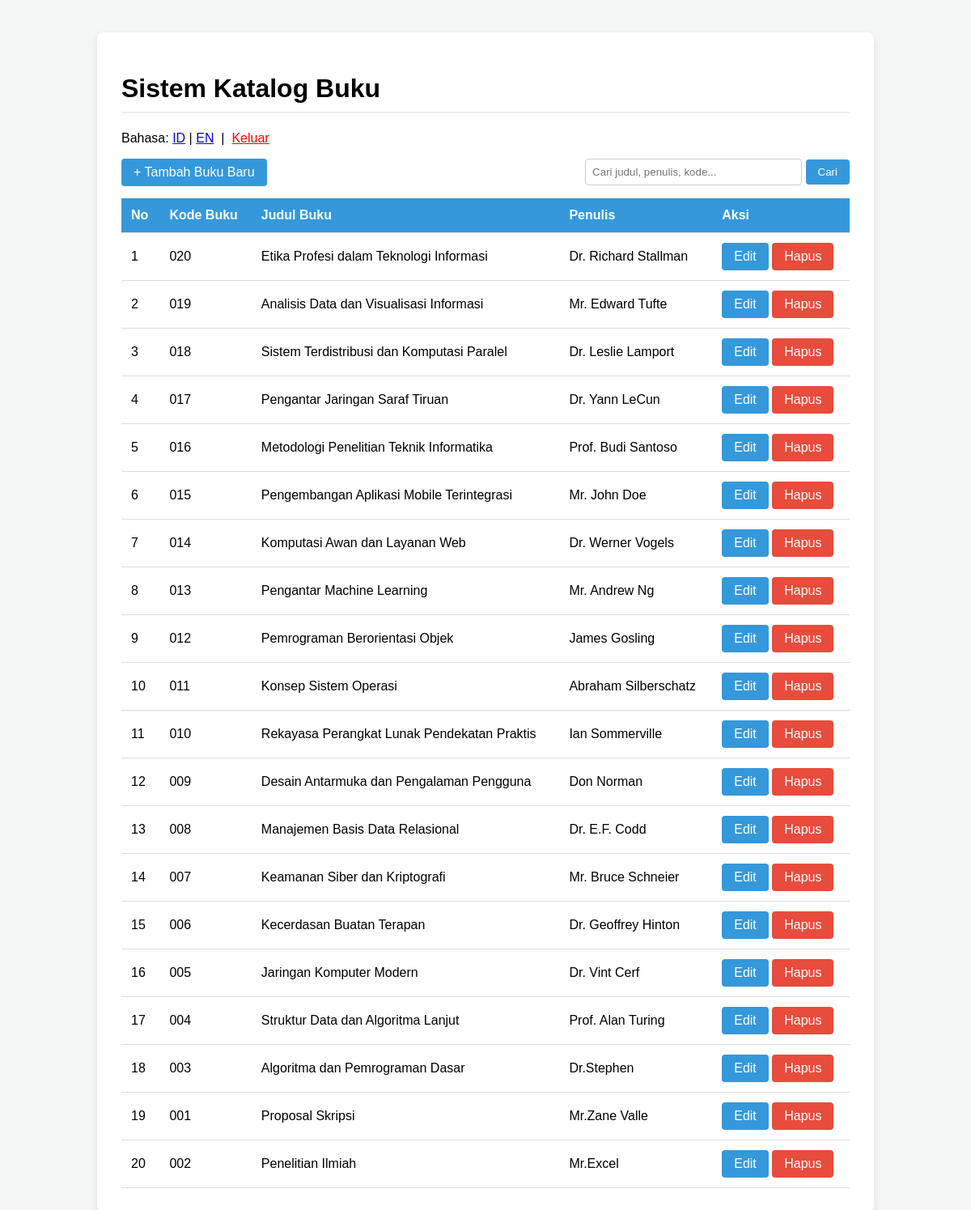
/index.php (signed in), run on the app's committed database.
### tables this page shows
CREATE TABLE `buku` (
  `id` int(11) NOT NULL,
  `kode_buku` varchar(20) NOT NULL,
  `judul` varchar(150) NOT NULL,
  `penulis` varchar(100) NOT NULL
);

### lang.php (called while the page is built, shortened)
<?php
$lang = isset($_SESSION['lang']) ? $_SESSION['lang'] : 'id';
$kamus = [
    'id' => [
        'title' => 'Sistem Katalog Buku',
        'login_title' => 'Masuk ke Sistem',
        'login_btn' => 'Masuk',
        'logout' => 'Keluar',
        'add' => 'Tambah Buku Baru',
        'kode' => 'Kode Buku',
        'judul' => 'Judul Buku',
        'penulis' => 'Penulis',
        'action' => 'Aksi',
        'save' => 'Simpan Data',
        'edit' => 'Ubah',
        'delete' => 'Hapus',
        'cancel' => 'Batal',
        'search_placeholder' => 'Cari judul, penulis, kode...',
        'search_btn' => 'Cari',
        'reset_btn' => 'Reset'
    ],
    'en' => [
        'title' => 'Book Catalog System',
        'login_title' => 'Login to System',
        'login_btn' => 'Login',
        'logout' => 'Logout',
        'add' => 'Add New Book',
        'kode' => 'Book Code',
        'judul' => 'Book Title',
        'penulis' => 'Author',
        'action' => 'Action',
        'save' => 'Save Data',
        'edit' => 'Edit',
        'delete' => 'Delete',
        'cancel' => 'Cancel',
        'search_placeholder' => 'Search title, author, code...',
        'search_btn' => 'Search',
        'reset_btn' => 'Reset'
    ]
];
function t($key) {
    global $kamus, $lang;
    return $kamus[$lang][$key];
}
?>

### index.php (the view, shortened to what this page needs)
<?php
require 'config.php';
require 'lang.php';
$keyword = "";
if (isset($_GET['keyword'])) {
    $keyword = htmlspecialchars($_GET['keyword']);
    $query = "SELECT * FROM buku WHERE judul LIKE '%$keyword%' OR penulis LIKE '%$keyword%' OR kode_buku LIKE '%$keyword%' ORDER BY id DESC";
} else {
    $query = "SELECT * FROM buku ORDER BY id DESC";
}
$buku = mysqli_query($conn, $query);
?>
<!DOCTYPE html>
<html>
<head>
</head>
<body>
    <div class="container">
        <h1><?= t('title') ?></h1>
        <p>Bahasa: <a href="?lang=id">ID</a> | <a href="?lang=en">EN</a> &nbsp;|&nbsp; <a href="logout.php" style="color:red;"><?= t('logout') ?></a></p>
        <div class="toolbar">
            <a href="tambah.php" class="btn">+ <?= t('add') ?></a>
            <form action="" method="GET" class="search-box">
                <input type="text" name="keyword" value="<?= $keyword; ?>" placeholder="<?= t('search_placeholder') ?>">
                <button type="submit" class="btn"><?= t('search_btn') ?></button>
            </form>
        </div>
        <table>
            <tr>
                <th>No</th><th><?= t('kode') ?></th><th><?= t('judul') ?></th><th><?= t('penulis') ?></th><th><?= t('action') ?></th>
            </tr>
            <?php $no = 1; if(mysqli_num_rows($buku) > 0) : while ($row = mysqli_fetch_assoc($buku)) : ?>
            <tr>
                <td><?= $no++; ?></td>
                <td><?= htmlspecialchars($row["kode_buku"]); ?></td>
                <td><?= htmlspecialchars($row["judul"]); ?></td>
                <td><?= htmlspecialchars($row["penulis"]); ?></td>
                <td>
                    <a href="edit.php?id=<?= $row['id']; ?>" class="btn">Edit</a>
                    <a href="hapus.php?id=<?= $row['id']; ?>" class="btn btn-danger" onclick="return confirm('Yakin?');">Hapus</a>
                </td>
            </tr>
            <?php endwhile; else: ?>
            <tr><td colspan="5" style="text-align:center;">Data tidak ditemukan.</td></tr>
            <?php endif; ?>
        </table>
    </div>
</body>
</html>

### index.php (style rules this page uses)
body { font-family: sans-serif; background: #f4f7f6; margin: 0; padding: 40px 20px; }
.container { max-width: 900px; margin: 0 auto; background: #fff; padding: 30px; border-radius: 8px; box-shadow: 0 4px 10px rgba(0,0,0,0.1); }
h1 { border-bottom: 2px solid #eee; padding-bottom: 10px; }
table { width: 100%; border-collapse: collapse; margin-top: 15px; }
th, td { padding: 12px; text-align: left; border-bottom: 1px solid #ddd; }
th { background-color: #3498db; color: white; }
.btn { display: inline-block; background: #3498db; color: white; padding: 8px 15px; border-radius: 4px; text-decoration: none; border: none; cursor: pointer; }
.btn-danger { background: #e74c3c; }
.toolbar { display: flex; justify-content: space-between; align-items: center; flex-wrap: wrap; margin-bottom: 15px; }
.search-box input[type=text] { padding: 8px; border: 1px solid #ccc; border-radius: 4px; width: 250px; }

### data on the page
buku: kode_buku "020", judul "Etika Profesi dalam Teknologi Informasi", penulis "Dr. Richard Stallman"
buku: kode_buku "019", judul "Analisis Data dan Visualisasi Informasi", penulis "Mr. Edward Tufte"
buku: kode_buku "018", judul "Sistem Terdistribusi dan Komputasi Paralel", penulis "Dr. Leslie Lamport"
buku: kode_buku "017", judul "Pengantar Jaringan Saraf Tiruan", penulis "Dr. Yann LeCun"
buku: kode_buku "016", judul "Metodologi Penelitian Teknik Informatika", penulis "Prof. Budi Santoso"
buku: kode_buku "015", judul "Pengembangan Aplikasi Mobile Terintegrasi", penulis "Mr. John Doe"
buku: kode_buku "014", judul "Komputasi Awan dan Layanan Web", penulis "Dr. Werner Vogels"
buku: kode_buku "013", judul "Pengantar Machine Learning", penulis "Mr. Andrew Ng"
buku: kode_buku "012", judul "Pemrograman Berorientasi Objek", penulis "James Gosling"
buku: kode_buku "011", judul "Konsep Sistem Operasi", penulis "Abraham Silberschatz"
buku: kode_buku "010", judul "Rekayasa Perangkat Lunak Pendekatan Praktis", penulis "Ian Sommerville"
buku: kode_buku "009", judul "Desain Antarmuka dan Pengalaman Pengguna", penulis "Don Norman"
buku: kode_buku "008", judul "Manajemen Basis Data Relasional", penulis "Dr. E.F. Codd"
buku: kode_buku "007", judul "Keamanan Siber dan Kriptografi", penulis "Mr. Bruce Schneier"
buku: kode_buku "006", judul "Kecerdasan Buatan Terapan", penulis "Dr. Geoffrey Hinton"
buku: kode_buku "005", judul "Jaringan Komputer Modern", penulis "Dr. Vint Cerf"
buku: kode_buku "004", judul "Struktur Data dan Algoritma Lanjut", penulis "Prof. Alan Turing"
buku: kode_buku "003", judul "Algoritma dan Pemrograman Dasar", penulis "Dr.Stephen"
buku: kode_buku "001", judul "Proposal Skripsi", penulis "Mr.Zane Valle"
buku: kode_buku "002", judul "Penelitian Ilmiah", penulis "Mr.Excel"

### other printed values
t('title') "Sistem Katalog Buku"
t('logout') "Keluar"
t('add') "Tambah Buku Baru"
t('search_btn') "Cari"
t('kode') "Kode Buku"
t('judul') "Judul Buku"
t('penulis') "Penulis"
t('action') "Aksi"
